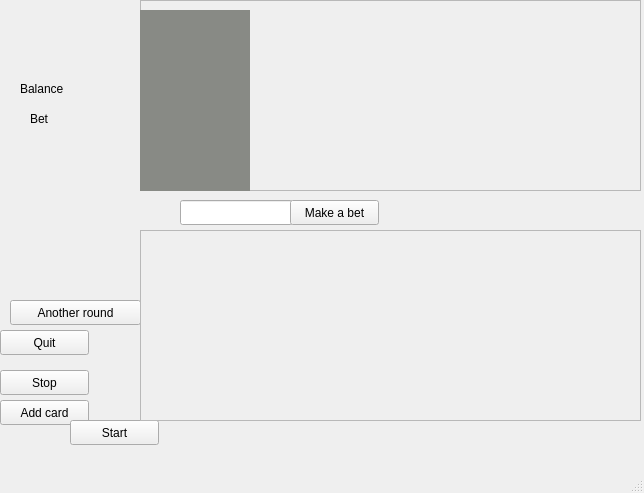
<?xml version="1.0" encoding="UTF-8"?>
<ui version="4.0">
 <class>MainWindow</class>
 <widget class="QMainWindow" name="MainWindow">
  <property name="geometry">
   <rect>
    <x>0</x>
    <y>0</y>
    <width>644</width>
    <height>493</height>
   </rect>
  </property>
  <property name="minimumSize">
   <size>
    <width>644</width>
    <height>493</height>
   </size>
  </property>
  <property name="maximumSize">
   <size>
    <width>644</width>
    <height>493</height>
   </size>
  </property>
  <property name="windowTitle">
   <string>Simple Blackjack (by Timofey Tsvirko)</string>
  </property>
  <widget class="QWidget" name="centralwidget">
   <widget class="QPushButton" name="addCardButton">
    <property name="geometry">
     <rect>
      <x>0</x>
      <y>400</y>
      <width>89</width>
      <height>25</height>
     </rect>
    </property>
    <property name="text">
     <string>Add card</string>
    </property>
   </widget>
   <widget class="QPushButton" name="startGameButton">
    <property name="geometry">
     <rect>
      <x>70</x>
      <y>420</y>
      <width>89</width>
      <height>25</height>
     </rect>
    </property>
    <property name="text">
     <string>Start</string>
    </property>
   </widget>
   <widget class="QPushButton" name="stopRoundButton">
    <property name="geometry">
     <rect>
      <x>0</x>
      <y>370</y>
      <width>89</width>
      <height>25</height>
     </rect>
    </property>
    <property name="text">
     <string>Stop</string>
    </property>
   </widget>
   <widget class="QPushButton" name="quitButton">
    <property name="geometry">
     <rect>
      <x>0</x>
      <y>330</y>
      <width>89</width>
      <height>25</height>
     </rect>
    </property>
    <property name="text">
     <string>Quit</string>
    </property>
   </widget>
   <widget class="QPushButton" name="startAnotherRoundButton">
    <property name="geometry">
     <rect>
      <x>10</x>
      <y>300</y>
      <width>131</width>
      <height>25</height>
     </rect>
    </property>
    <property name="text">
     <string>Another round</string>
    </property>
   </widget>
   <widget class="QLineEdit" name="betLineEdit">
    <property name="geometry">
     <rect>
      <x>180</x>
      <y>200</y>
      <width>113</width>
      <height>25</height>
     </rect>
    </property>
   </widget>
   <widget class="QPushButton" name="makeBetButton">
    <property name="geometry">
     <rect>
      <x>290</x>
      <y>200</y>
      <width>89</width>
      <height>25</height>
     </rect>
    </property>
    <property name="text">
     <string>Make a bet</string>
    </property>
   </widget>
   <widget class="QLabel" name="betLabel">
    <property name="geometry">
     <rect>
      <x>30</x>
      <y>110</y>
      <width>67</width>
      <height>17</height>
     </rect>
    </property>
    <property name="text">
     <string>Bet</string>
    </property>
   </widget>
   <widget class="QLabel" name="curretBetLabel">
    <property name="geometry">
     <rect>
      <x>100</x>
      <y>110</y>
      <width>67</width>
      <height>17</height>
     </rect>
    </property>
    <property name="text">
     <string/>
    </property>
   </widget>
   <widget class="QLabel" name="balanceLabel">
    <property name="geometry">
     <rect>
      <x>20</x>
      <y>80</y>
      <width>67</width>
      <height>17</height>
     </rect>
    </property>
    <property name="text">
     <string>Balance</string>
    </property>
   </widget>
   <widget class="QLabel" name="currentBalanceLabel">
    <property name="geometry">
     <rect>
      <x>100</x>
      <y>80</y>
      <width>67</width>
      <height>17</height>
     </rect>
    </property>
    <property name="text">
     <string/>
    </property>
   </widget>
   <widget class="QFrame" name="playerCardsFrame">
    <property name="geometry">
     <rect>
      <x>140</x>
      <y>230</y>
      <width>501</width>
      <height>191</height>
     </rect>
    </property>
    <property name="frameShape">
     <enum>QFrame::StyledPanel</enum>
    </property>
    <property name="frameShadow">
     <enum>QFrame::Raised</enum>
    </property>
    <layout class="QHBoxLayout" name="horizontalLayout">
     <item>
      <spacer name="horizontalSpacer_2">
       <property name="orientation">
        <enum>Qt::Horizontal</enum>
       </property>
       <property name="sizeHint" stdset="0">
        <size>
         <width>488</width>
         <height>168</height>
        </size>
       </property>
      </spacer>
     </item>
    </layout>
   </widget>
   <widget class="QFrame" name="dealerCardsFrame">
    <property name="geometry">
     <rect>
      <x>140</x>
      <y>0</y>
      <width>501</width>
      <height>191</height>
     </rect>
    </property>
    <property name="frameShape">
     <enum>QFrame::StyledPanel</enum>
    </property>
    <property name="frameShadow">
     <enum>QFrame::Raised</enum>
    </property>
    <layout class="QHBoxLayout" name="horizontalLayout_2">
     <item>
      <spacer name="horizontalSpacer">
       <property name="orientation">
        <enum>Qt::Horizontal</enum>
       </property>
       <property name="sizeHint" stdset="0">
        <size>
         <width>488</width>
         <height>168</height>
        </size>
       </property>
      </spacer>
     </item>
    </layout>
   </widget>
   <widget class="QLabel" name="hiddenCardLabel">
    <property name="geometry">
     <rect>
      <x>140</x>
      <y>10</y>
      <width>110</width>
      <height>181</height>
     </rect>
    </property>
    <property name="minimumSize">
     <size>
      <width>110</width>
      <height>181</height>
     </size>
    </property>
    <property name="maximumSize">
     <size>
      <width>110</width>
      <height>181</height>
     </size>
    </property>
    <property name="styleSheet">
     <string notr="true">background-color: rgb(136, 138, 133)</string>
    </property>
    <property name="text">
     <string/>
    </property>
   </widget>
   <widget class="QLabel" name="messageLabel">
    <property name="geometry">
     <rect>
      <x>10</x>
      <y>190</y>
      <width>311</width>
      <height>21</height>
     </rect>
    </property>
    <property name="text">
     <string/>
    </property>
   </widget>
   <widget class="QLabel" name="dealerPointsLabel">
    <property name="geometry">
     <rect>
      <x>450</x>
      <y>200</y>
      <width>181</width>
      <height>21</height>
     </rect>
    </property>
    <property name="text">
     <string/>
    </property>
   </widget>
   <widget class="QLabel" name="playerPointsLabel">
    <property name="geometry">
     <rect>
      <x>440</x>
      <y>420</y>
      <width>191</width>
      <height>21</height>
     </rect>
    </property>
    <property name="text">
     <string/>
    </property>
   </widget>
  </widget>
  <widget class="QMenuBar" name="menubar">
   <property name="geometry">
    <rect>
     <x>0</x>
     <y>0</y>
     <width>644</width>
     <height>22</height>
    </rect>
   </property>
  </widget>
  <widget class="QStatusBar" name="statusbar"/>
 </widget>
 <resources/>
 <connections/>
</ui>
